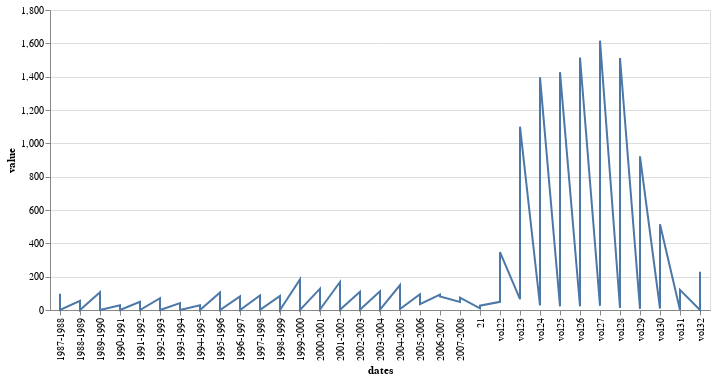

Write notebook code for a chart like this one.
### Markdown cell above
Now in `counts_melted` we should have columns for `dates`, `variable`, and `value`, which contains our transformed columns.

So let's try making our chart:

### Code cell
alt.Chart(counts_melted).mark_line().encode(
    x='dates',
    y='value',
)

### Figure 1 — Vega-Lite specification as saved in the notebook (floating-point values rounded to 4 significant figures)
{"config": {"view": {"continuousWidth": 400, "continuousHeight": 300}}, "data": {"name": "data-6b4fc35448fb8b38615d596ae8e4d82e"}, "mark": "line", "encoding": {"x": {"type": "nominal", "field": "dates"}, "y": {"type": "quantitative", "field": "value"}}, "$schema": "https://vega.github.io/schema/vega-lite/v4.8.1.json", "datasets": {"data-6b4fc35448fb8b38615d596ae8e4d82e": [{"dates": "1987-1988", "variable": "humanities_computing_counts", "value": 98}, {"dates": "1988-1989", "variable": "humanities_computing_counts", "value": 55}, {"dates": "1989-1990", "variable": "humanities_computing_counts", "value": 107}, {"dates": "1990-1991", "variable": "humanities_computing_counts", "value": 29}, {"dates": "1991-1992", "variable": "humanities_computing_counts", "value": 49}, {"dates": "1992-1993", "variable": "humanities_computing_counts", "value": 71}, {"dates": "1993-1994", "variable": "humanities_computing_counts", "value": 41}, {"dates": "1994-1995", "variable": "humanities_computing_counts", "value": 28}, {"dates": "1995-1996", "variable": "humanities_computing_counts", "value": 105}, {"dates": "1996-1997", "variable": "humanities_computing_counts", "value": 82}, {"dates": "1997-1998", "variable": "humanities_computing_counts", "value": 87}, {"dates": "1998-1999", "variable": "humanities_computing_counts", "value": 84}, {"dates": "1999-2000", "variable": "humanities_computing_counts", "value": 184}, {"dates": "2000-2001", "variable": "humanities_computing_counts", "value": 128}, {"dates": "2001-2002", "variable": "humanities_computing_counts", "value": 168}, {"dates": "2002-2003", "variable": "humanities_computing_counts", "value": 109}, {"dates": "2003-2004", "variable": "humanities_computing_counts", "value": 112}, {"dates": "2004-2005", "variable": "humanities_computing_counts", "value": 150}, {"dates": "2005-2006", "variable": "humanities_computing_counts", "value": 95}, {"dates": "2006-2007", "variable": "humanities_computing_counts", "value": 93}, {"dates": "2007-2008", "variable": "humanities_computing_counts", "value": 48}, {"dates": "21", "variable": "humanities_computing_counts", "value": 10}, {"dates": "vol22", "variable": "humanities_computing_counts", "value": 49}, {"dates": "vol23", "variable": "humanities_computing_counts", "value": 65}, {"dates": "vol24", "variable": "humanities_computing_counts", "value": 27}, {"dates": "vol25", "variable": "humanities_computing_counts", "value": 22}, {"dates": "vol26", "variable": "humanities_computing_counts", "value": 22}, {"dates": "vol27", "variable": "humanities_computing_counts", "value": 25}, {"dates": "vol28", "variable": "humanities_computing_counts", "value": 12}, {"dates": "vol29", "variable": "humanities_computing_counts", "value": 7}, {"dates": "vol30", "variable": "humanities_computing_counts", "value": 9}, {"dates": "vol31", "variable": "humanities_computing_counts", "value": 0}, {"dates": "vol32", "variable": "humanities_computing_counts", "value": 0}, {"dates": "1987-1988", "variable": "digital_humanities_counts", "value": 0}, {"dates": "1988-1989", "variable": "digital_humanities_counts", "value": 0}, {"dates": "1989-1990", "variable": "digital_humanities_counts", "value": 0}, {"dates": "1990-1991", "variable": "digital_humanities_counts", "value": 0}, {"dates": "1991-1992", "variable": "digital_humanities_counts", "value": 0}, {"dates": "1992-1993", "variable": "digital_humanities_counts", "value": 0}, {"dates": "1993-1994", "variable": "digital_humanities_counts", "value": 0}, {"dates": "1994-1995", "variable": "digital_humanities_counts", "value": 0}, {"dates": "1995-1996", "variable": "digital_humanities_counts", "value": 0}, {"dates": "1996-1997", "variable": "digital_humanities_counts", "value": 0}, {"dates": "1997-1998", "variable": "digital_humanities_counts", "value": 1}, {"dates": "1998-1999", "variable": "digital_humanities_counts", "value": 0}, {"dates": "1999-2000", "variable": "digital_humanities_counts", "value": 0}, {"dates": "2000-2001", "variable": "digital_humanities_counts", "value": 3}, {"dates": "2001-2002", "variable": "digital_humanities_counts", "value": 1}, {"dates": "2002-2003", "variable": "digital_humanities_counts", "value": 2}, {"dates": "2003-2004", "variable": "digital_humanities_counts", "value": 2}, {"dates": "2004-2005", "variable": "digital_humanities_counts", "value": 6}, {"dates": "2005-2006", "variable": "digital_humanities_counts", "value": 35}, {"dates": "2006-2007", "variable": "digital_humanities_counts", "value": 81}, {"dates": "2007-2008", "variable": "digital_humanities_counts", "value": 74}, {"dates": "21", "variable": "digital_humanities_counts", "value": 26}, {"dates": "vol22", "variable": "digital_humanities_counts", "value": 347}, {"dates": "vol23", "variable": "digital_humanities_counts", "value": 1100}, {"dates": "vol24", "variable": "digital_humanities_counts", "value": 1396}, {"dates": "vol25", "variable": "digital_humanities_counts", "value": 1427}, {"dates": "vol26", "variable": "digital_humanities_counts", "value": 1515}, {"dates": "vol27", "variable": "digital_humanities_counts", "value": 1616}, {"dates": "vol28", "variable": "digital_humanities_counts", "value": 1512}, {"dates": "vol29", "variable": "digital_humanities_counts", "value": 922}, {"dates": "vol30", "variable": "digital_humanities_counts", "value": 515}, {"dates": "vol31", "variable": "digital_humanities_counts", "value": 121}, {"dates": "vol32", "variable": "digital_humanities_counts", "value": 229}]}}
